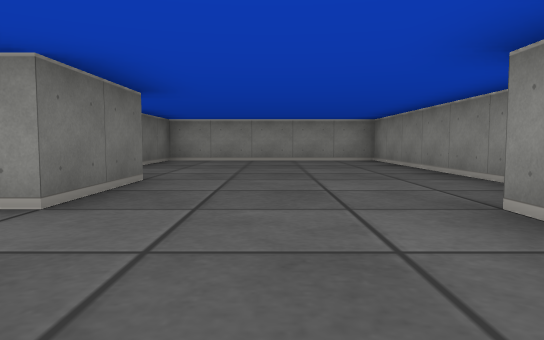
view 1 (above)

16 first-person views from a walk through a cub3D maze. The camera is about half as high as the walls, tilts 4° down and sees 70° across. The floor is counted in squares. Each view is taken from the middle of a square. On the plan, view 1 faces up. The plan holds only what a view shows up to about 9 squares ahead; the rest is blank.

view 2
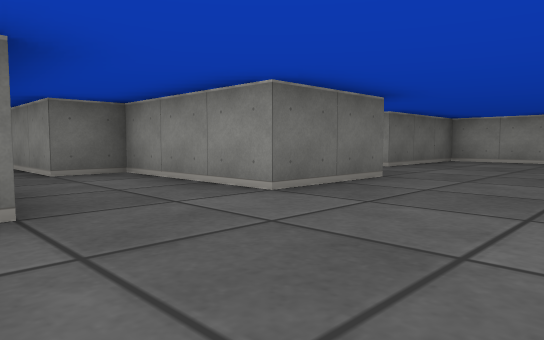

view 3
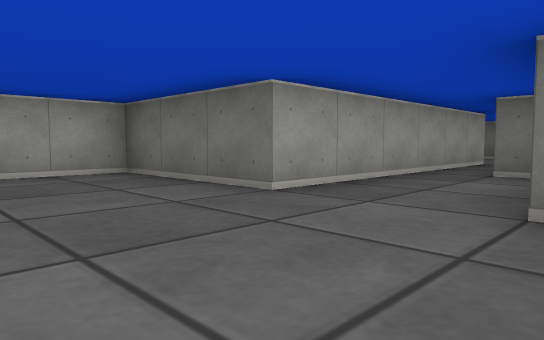

view 4
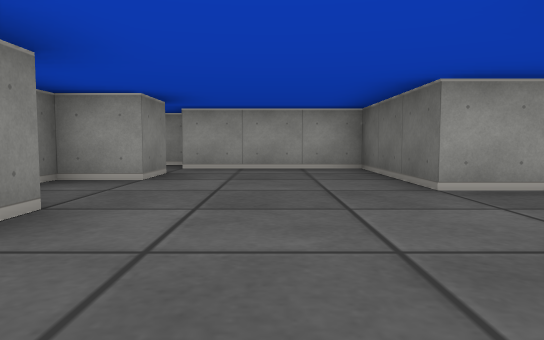

view 5
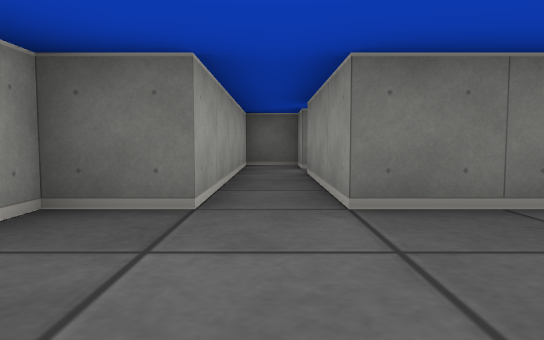

view 6
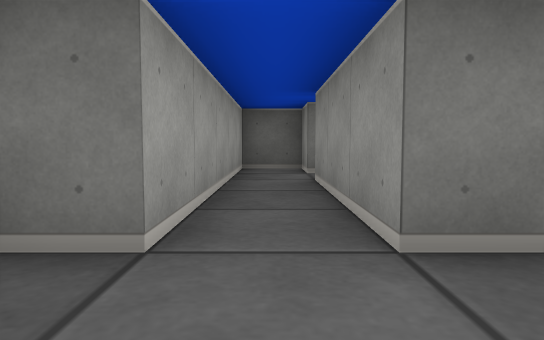

view 7
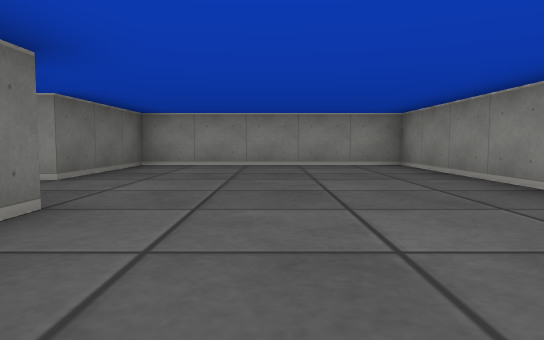

view 8
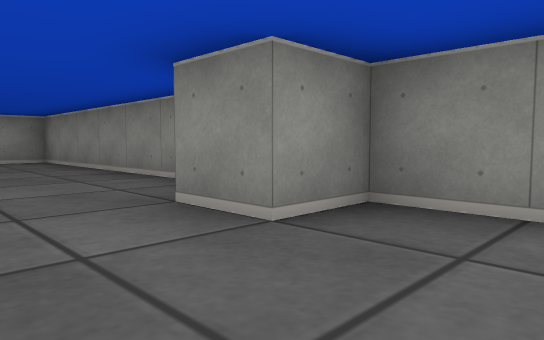

view 9
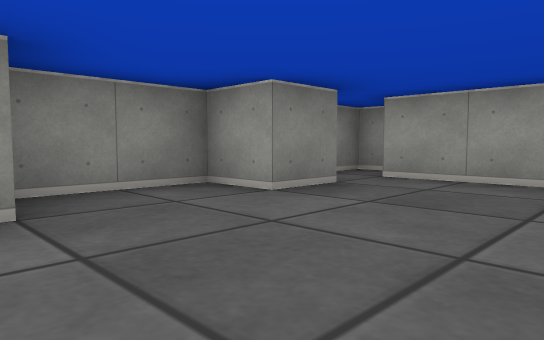

view 10
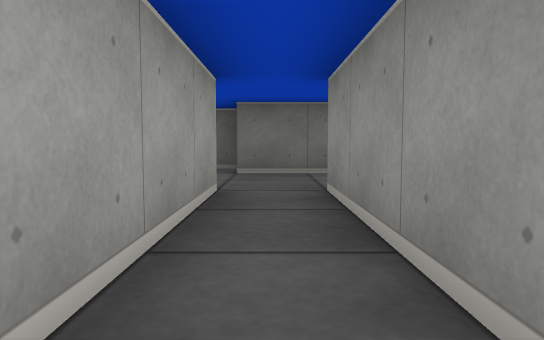

view 11
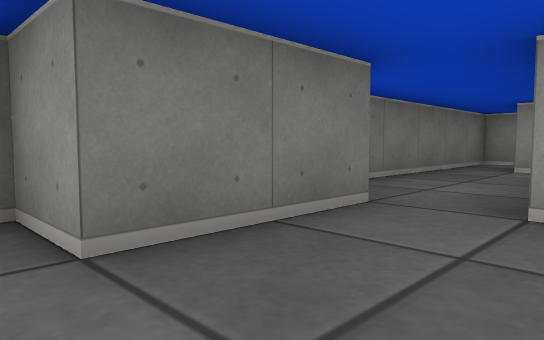

view 12
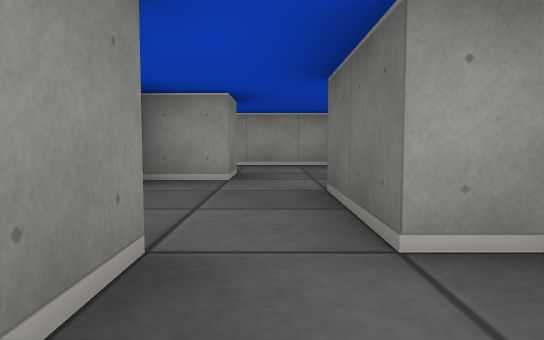

view 13
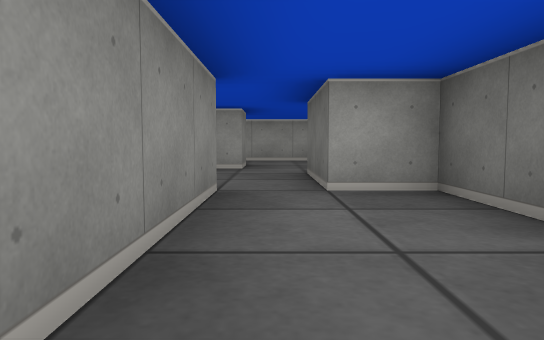

view 14
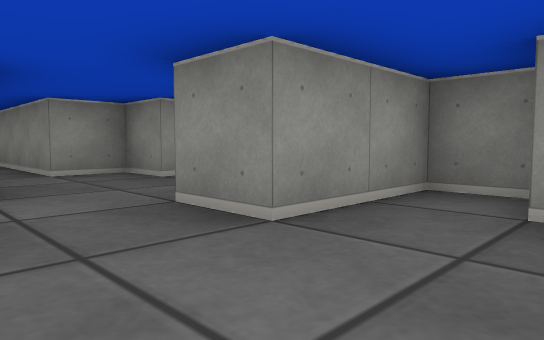

view 15
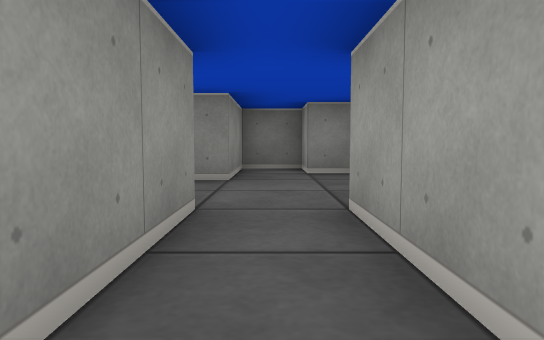

view 16
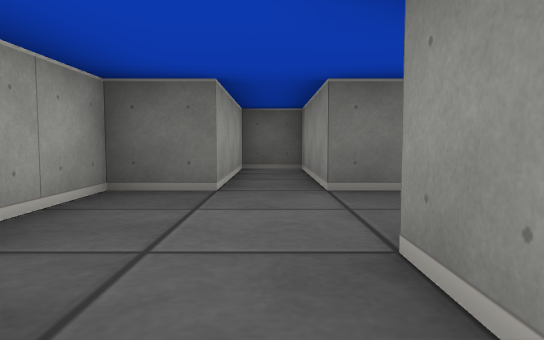

### Floor plan
Points are (right, up) in squares from view 1. A wall is a line through its corners. A room is listed if a view was taken in it or the views show most of it. See-through windows are left out.
Room 1 (views 1, 2, 3, 4, 5, 6, 7, 8, 9, 10)
walls: (-1.5, 4.6) (-1.5, 2.5) (-4.5, 2.5) (-4.5, 1.5) (-7.5, 1.5); (2.5, 4.1) (2.5, 9.5) (-2.5, 9.5) (-2.5, 6.5) (-5.5, 6.5); (-6.5, 6.5) (-7.5, 6.5) (-7.5, 5.5) (-2.5, 5.5) (-2.5, 4.5); (1.5, -1.5) (1.5, -0.5) (2.5, -0.5) (2.5, 1.5) (1.5, 1.5) (1.5, 2.5); (-7.5, 0.5) (-1.5, 0.5) (-1.5, -2.5) (1.5, -2.5); (1.6, -3.5) (2.5, -3.5) (2.5, -2.9)
ways out: opening at (-8, 1) to room 2
Room 2 (views 11, 14, 15, 16)
walls: (-7.5, -3.1) (-7.5, -2.5) (-6.5, -2.5) (-6.5, -1.5) (-8.5, -1.5) (-8.5, -0.5) (-7.5, -0.5); (-7.5, 1.5) (-7.5, 2.5) (-8.5, 2.5) (-8.5, 3.5); (-9.5, 2.5) (-9.5, 0.5) (-10.5, 0.5) (-10.5, -1.5) (-13.5, -1.5) (-13.5, -2.5) (-10.5, -2.5) (-10.5, -3.5) (-8.2, -3.5)
ways out: opening at (-8, 1) to room 1; opening at (-9, 3) to room 3
Room 3 (views 12, 13)
walls: (-8.5, 3.5) (-8.5, 5.6); (-9.9, 8.5) (-10.5, 8.5) (-10.5, 2.5) (-9.5, 2.5)
ways out: opening at (-9, 3) to room 2

Positions as (right, up) in squares from view 1, and headings:
1: (0, 0), facing up
2: (1, 0), facing up-left
3: (1, 3), facing down-left
4: (0, 4), facing down
5: (0, 6), facing left
6: (-1, 6), facing left
7: (0, 2), facing up
8: (0, 0), facing up-right
9: (-1, 2), facing down-right
10: (-4, 1), facing left
11: (-8, 0), facing up-left
12: (-9, 4), facing down
13: (-9, 6), facing down
14: (-10, -3), facing up-right
15: (-13, -2), facing right
16: (-7, -2), facing left
